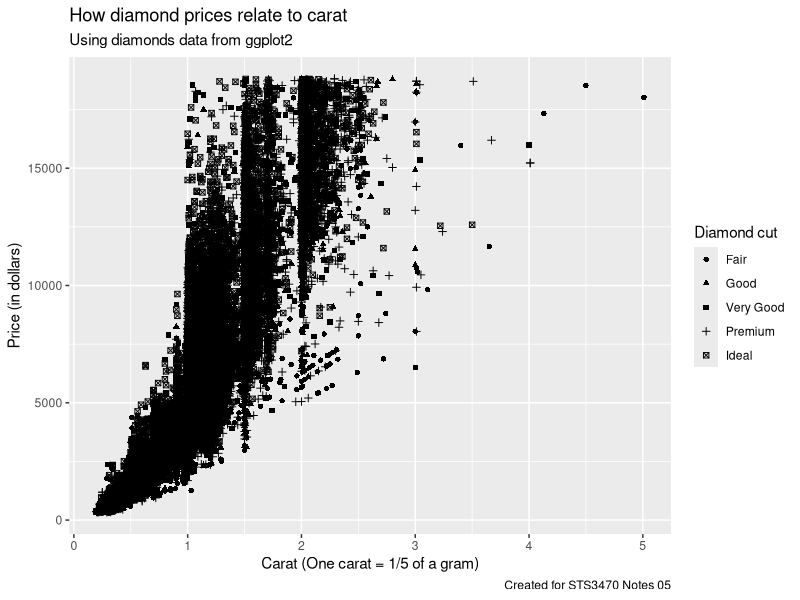
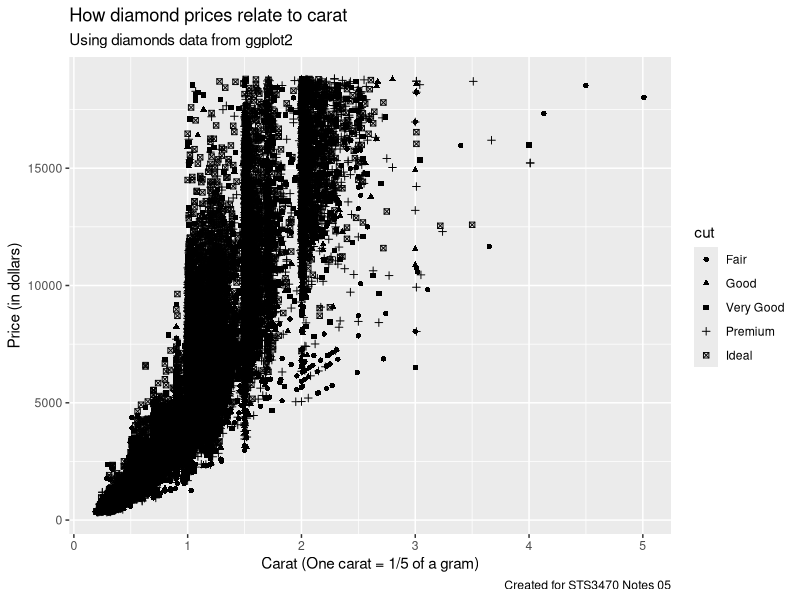
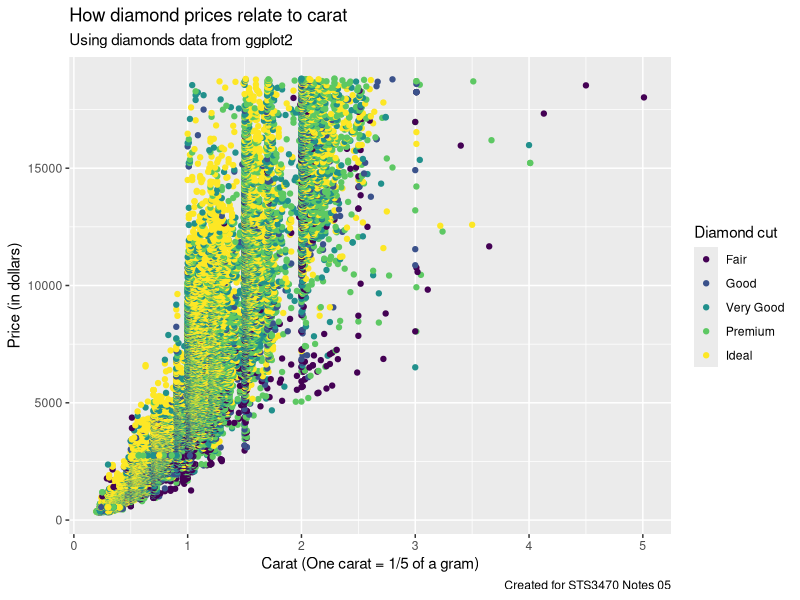
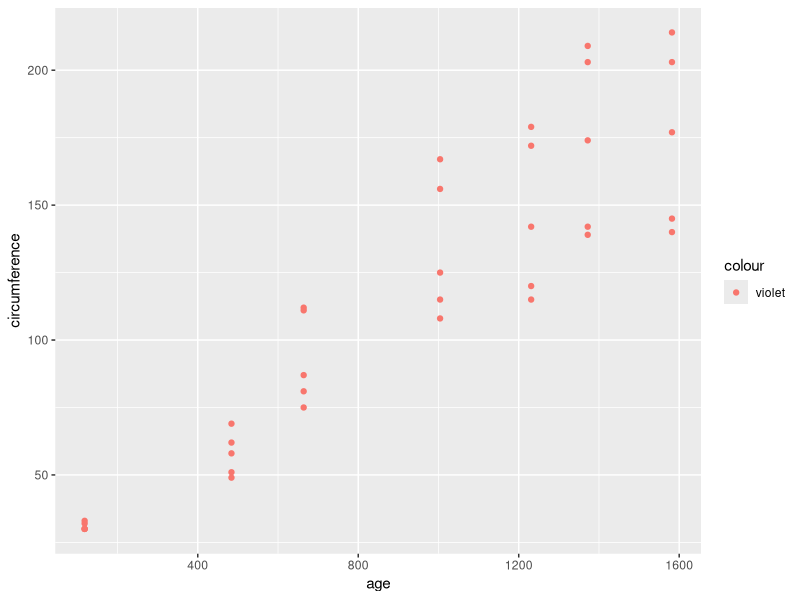

R code for these plots, in order: (Note: this script raises an error after producing the figures.)
# Notes 05 Code

# Labeling graphs

# Example from notes

library(ggplot2)
ggplot(diamonds, aes(x = carat, y = price)) +
  geom_point(aes(shape = cut)) +
  labs(title = "How diamond prices relate to carat",
       subtitle = "Using diamonds data from ggplot2",
       caption = "Created for STS3470 Notes 05",
       x = "Carat (One carat = 1/5 of a gram)",
       y = "Price (in dollars)",
       shape = "Diamond cut")


ggplot(diamonds, aes(x = carat, y = price)) +
  geom_point(aes(shape = cut)) +
  labs(title = "How diamond prices relate to carat",
       subtitle = "Using diamonds data from ggplot2",
       caption = "Created for STS3470 Notes 05",
       x = "Carat (One carat = 1/5 of a gram)",
       y = "Price (in dollars)")

ggplot(diamonds, aes(x = carat, y = price)) +
  geom_point(aes(color = cut)) +
  labs(title = "How diamond prices relate to carat",
       subtitle = "Using diamonds data from ggplot2",
       caption = "Created for STS3470 Notes 05",
       x = "Carat (One carat = 1/5 of a gram)",
       y = "Price (in dollars)",
       color = "Diamond cut")



# What happens when a constant color is put inside aes()?

ggplot(Orange, aes(x = age, y = circumference)) + 
  geom_point(aes(color = "violet"))


# What happens when we map a variable to color without aes()?

ggplot(Orange, aes(x = age, y = circumference)) + 
  geom_point(color = Tree)

Tree <- "blue"
ggplot(Orange, aes(x = age, y = circumference)) + 
  geom_point(color = Tree)



# Practice: Recreate mtcars graph

ggplot(mtcars, aes(x = wt, y = mpg)) +
  geom_point(aes(shape = factor(cyl), color = factor(cyl)), 
             size = 6, alpha = 0.5) +
  geom_smooth(method = "lm", se = FALSE) +
  labs(title = "How mileage and weight of cars relate",
       subtitle = "Using the mtcars dataset",
       x = "Weight of the car (in 1000s of pounds)",
       y = "Miles per gallon",
       caption = "Hint: Use factor(cyl) to convert it from numeric",
       shape = "Cylinders",
       color = "Cylinders") +
  theme_bw()


ggplot(mtcars, aes(x = wt, y = mpg, shape = factor(cyl), color = factor(cyl))) +
  geom_point(size = 6, alpha = 0.5) +
  geom_smooth(method = "lm", se = FALSE) +
  labs(title = "How mileage and weight of cars relate",
       subtitle = "Using the mtcars dataset",
       x = "Weight of the car (in 1000s of pounds)",
       y = "Miles per gallon",
       caption = "Hint: Use factor(cyl) to convert it from numeric",
       shape = "Cylinders",
       color = "Cylinders") +
  theme_bw() +
  scale_color_manual(values = c("pink", "blue", "green"))
